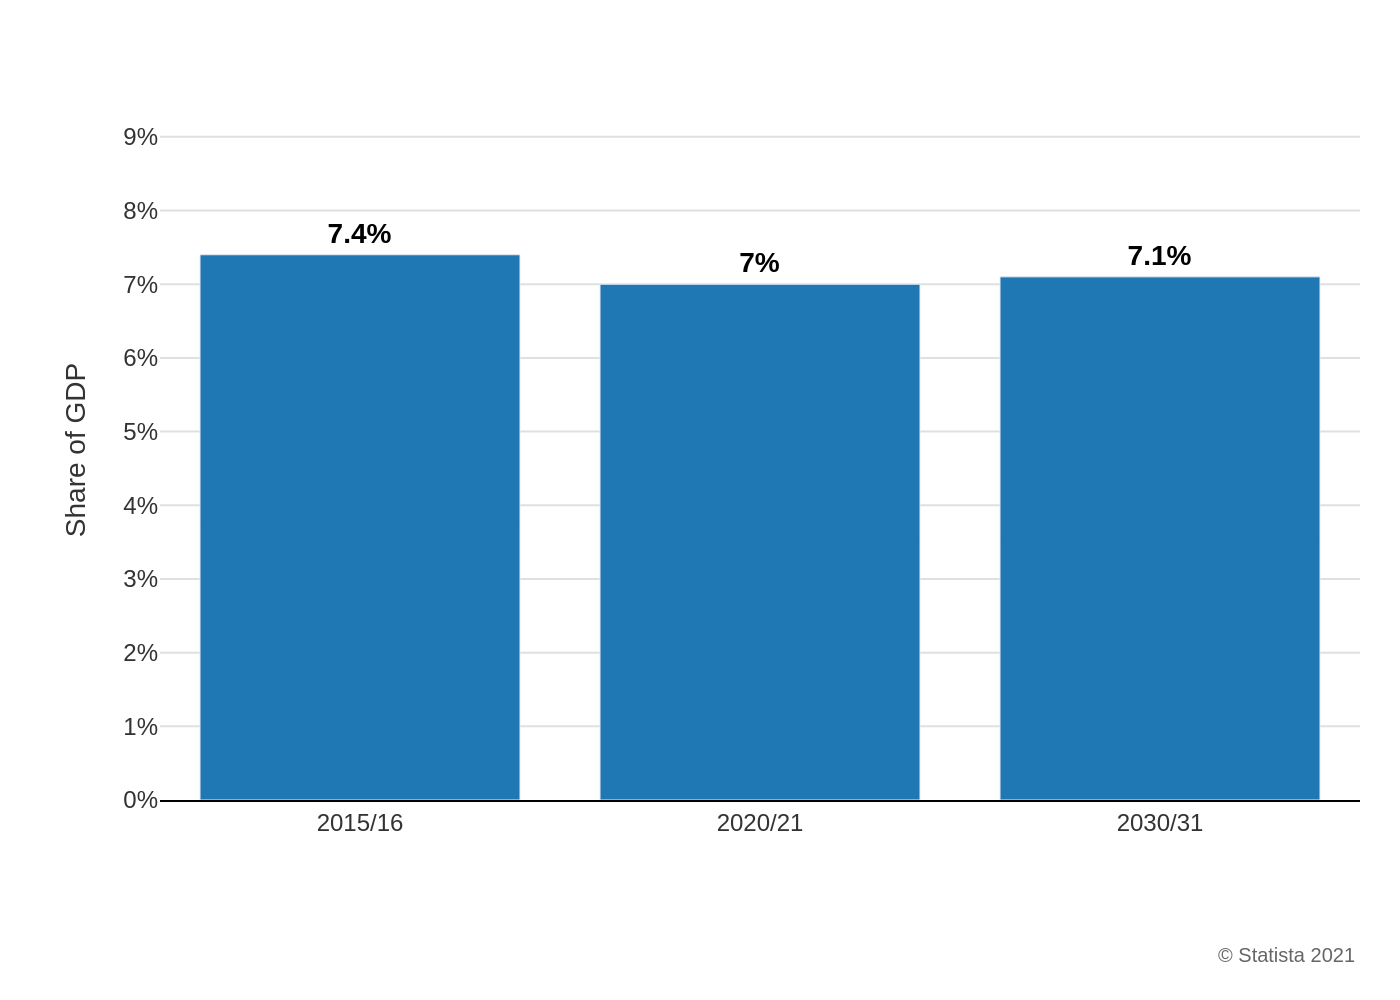

Source code (Python):
import sys
import json
import pathlib
import plotly.graph_objects as go

# Check if the JSON file path is provided as a command-line argument
if len(sys.argv) != 2:
    print("Usage: python create_chart.py <path_to_json_file>")
    sys.exit(1)

json_path = sys.argv[1]
base_filename = pathlib.Path(json_path).stem

# Read the chart data from the specified JSON file
try:
    with open(json_path, 'r', encoding='utf-8') as f:
        chart_info = json.load(f)
except FileNotFoundError:
    print(f"Error: The file '{json_path}' was not found.")
    sys.exit(1)
except json.JSONDecodeError:
    print(f"Error: The file '{json_path}' is not a valid JSON file.")
    sys.exit(1)

# Extract data, texts, and colors from the JSON object
data = chart_info.get('chart_data', [])
texts = chart_info.get('texts', {})
colors = chart_info.get('colors', [])

# Prepare data for Plotly
categories = [item['category'] for item in data]
values = [item['value'] for item in data]
bar_texts = [f"<b>{v}%</b>" if v != int(v) else f"<b>{int(v)}%</b>" for v in values]

# Create the figure
fig = go.Figure()

# Add the bar trace
fig.add_trace(go.Bar(
    x=categories,
    y=values,
    marker_color=colors[0] if colors else '#1f77b4',
    text=bar_texts,
    textposition='outside',
    textfont=dict(family="Arial", size=14, color='black'),
    cliponaxis=False
))

# Update layout
fig.update_layout(
    font=dict(family="Arial", size=12, color="#333333"),
    title_text=None,
    xaxis=dict(
        title_text=texts.get('x_axis_title'),
        showgrid=False,
        zeroline=False,
        linecolor='black',
        tickfont=dict(size=12)
    ),
    yaxis=dict(
        title_text=texts.get('y_axis_title'),
        range=[0, 9.5],
        tickvals=list(range(10)),
        ticktext=[f"{i}%" for i in range(10)],
        gridcolor='#e0e0e0',
        zeroline=False,
        tickfont=dict(size=12)
    ),
    plot_bgcolor='white',
    showlegend=False,
    margin=dict(l=80, r=20, t=50, b=100),
    annotations=[
        dict(
            text=texts.get('source'),
            showarrow=False,
            xref='paper',
            yref='paper',
            x=1.0,
            y=-0.2,
            xanchor='right',
            yanchor='top',
            font=dict(family="Arial", size=10, color='#666666')
        )
    ]
)

# Define output filename and save the image
output_filename = f"{base_filename}.png"
fig.write_image(output_filename, scale=2)

print(f"Chart saved to {output_filename}")
